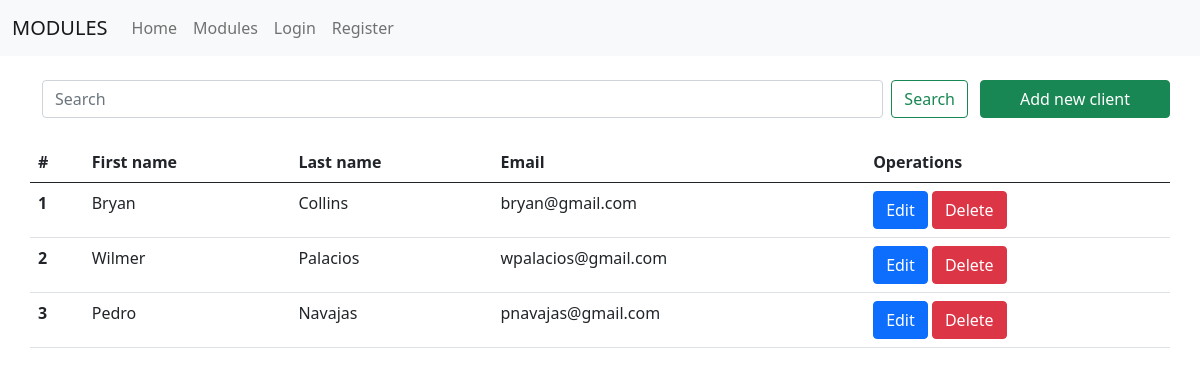
Screenshot of /modules/clients/ with the database file from the repository.
### core/models.py (models this page shows, shortened)
class Client(models.Model):
    id_client = models.AutoField(primary_key=True)
    name_client = models.CharField(max_length=500)
    last_name_client = models.CharField(max_length=500)
    email_client = models.CharField(max_length=800)

### core/views.py (the view)
# urls.py: path('modules/clients/', views.get_clients, name='all_clients'),
def get_clients(request):
    clients = Client.objects.all()
    return render(request, 'clients.html', {'clients': clients})

### core/templates/clients.html (shortened to what this page needs)
{% extends 'core/base.html' %}
{% block content %}
<br>
<div class="row">
  <div class="col-md-10">
    <form class="d-flex">
      <input class="form-control me-2" type="search" placeholder="Search" aria-label="Search">
      <button class="btn btn-outline-success" type="submit">Search</button>
    </form>
  </div>
    <a href="{% url 'new_client' %}" class="btn btn-success col-md-2">Add new client</a>
</div>
<br>
<div class="row">
    <table class="table table-hover">
    <thead>
    <tr>
      <th scope="col">#</th>
      <th scope="col">First name</th>
      <th scope="col">Last name</th>
      <th scope="col">Email</th>
        <th scope="col">Operations</th>
    </tr>
  </thead>
  <tbody>
    {% for client in clients %}
        <tr>
          <th scope="row">{{ client.id_client }}</th>
          <td>{{ client.name_client }}</td>
          <td>{{ client.last_name_client }}</td>
          <td>{{ client.email_client }}</td>
            <td><a href="#" class="btn btn-primary">Edit</a>  <a href="#" class="btn btn-danger">Delete</a> </td>
        </tr>
    {% endfor %}
  </tbody>
</table>
</div>
{% endblock %}

### core/templates/core/base.html (shortened to what this page needs)
<!doctype html>
<html lang="en">
<head>
    <link href="https://cdn.jsdelivr.net/npm/bootstrap@5.0.2/dist/css/bootstrap.min.css" rel="stylesheet">
</head>
<body>
    {% include 'partials/navbar.html' %}
    <div class="container">
        {% block content %}
        {% endblock%}
    </div>
</body>
</html>

### core/templates/partials/navbar.html (shortened to what this page needs)
<nav class="navbar navbar-expand-lg navbar-light bg-light">
  <div class="container-fluid">
    <a class="navbar-brand" href="{% url 'home' %}">MODULES</a>
    <div class="collapse navbar-collapse" id="navbarNav">
      <ul class="navbar-nav">
        <li class="nav-item">
          <a class="nav-link" href="{% url 'home' %}">Home</a>
        </li>
        <li class="nav-item">
          <a class="nav-link" href="{% url 'modules' %}">Modules</a>
        </li>
        <li class="nav-item">
          <a class="nav-link" href="{% url 'login' %}">Login</a>
        </li>
        <li class="nav-item">
          <a class="nav-link" href="{% url 'register' %}">Register</a>
        </li>
      </ul>
    </div>
  </div>
</nav>

### rows the page displays
Client: id_client "1", name_client "Bryan", last_name_client "Collins", email_client "bryan@gmail.com"
Client: id_client "2", name_client "Wilmer", last_name_client "Palacios", email_client "wpalacios@gmail.com"
Client: id_client "3", name_client "Pedro", last_name_client "Navajas", email_client "pnavajas@gmail.com"
